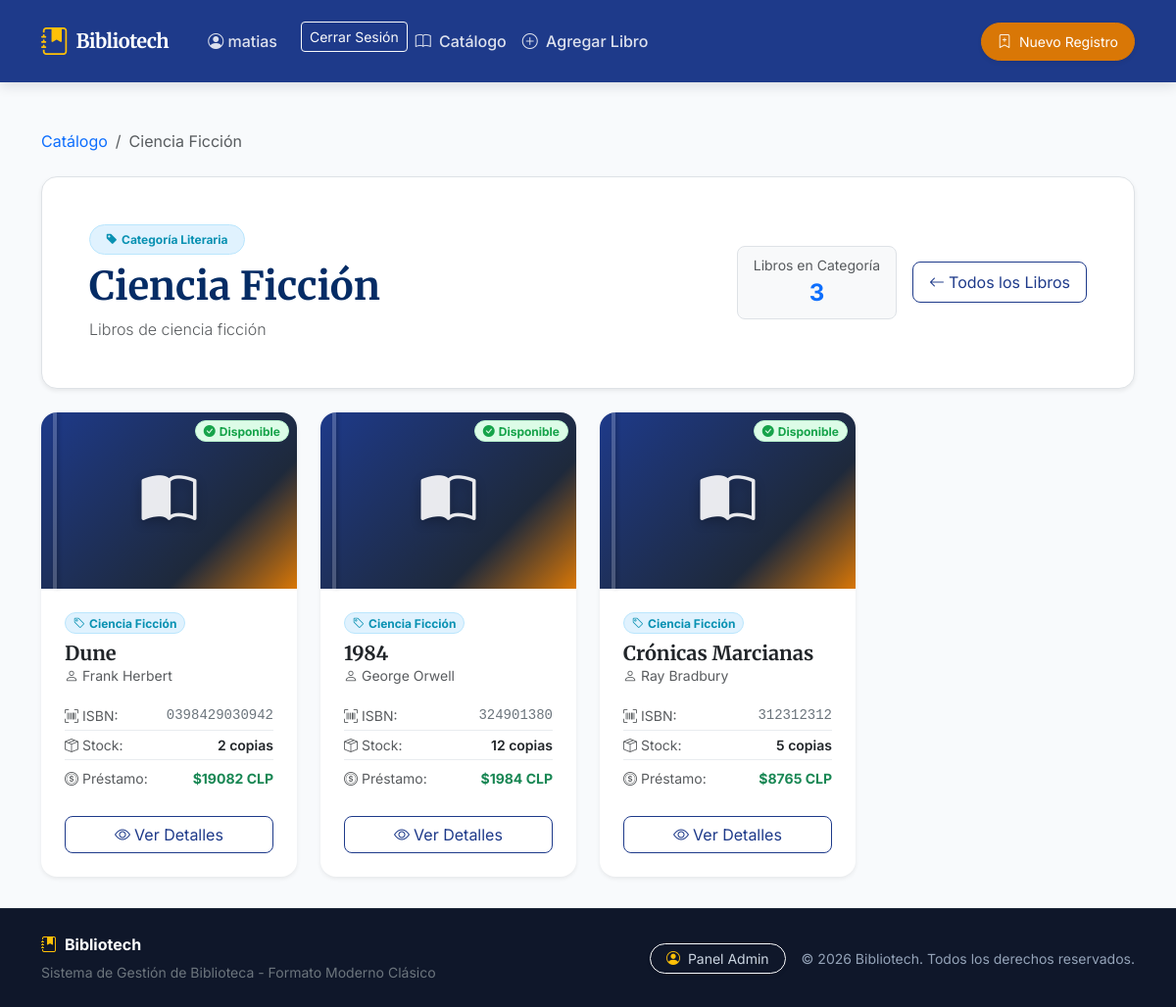
Page /categorias/2/ (signed in) on the committed database.
### biblioteca/models.py (models this page shows, shortened)
class Categoria(models.Model):
    nombre = models.CharField(max_length=30, verbose_name="Nombre")
    descripcion = models.TextField(blank=True, null=True)

class Libro(models.Model):
    isbn = models.CharField(max_length=20, unique=True, verbose_name="ISBN")
    titulo = models.CharField(max_length=150, verbose_name='Título del Libro')
    autor = models.CharField(max_length=100, verbose_name='Autor')
    precio_prestamo = models.IntegerField(verbose_name='Precio Préstamo ($ CLP)')
    stock_copias = models.IntegerField(verbose_name='Copias Disponibles')
    disponible = models.BooleanField(default=True, verbose_name='Disponible')
    fecha_publicacion = models.DateField(verbose_name='Fecha de Publicación', null=True)
    categoria = models.ForeignKey(Categoria, on_delete=models.CASCADE, null=True, blank=True, related_name='libros')

### biblioteca/views.py (the view)
# urls.py: path('categorias/<int:id>/', views.libros_por_categoria, name='libros_por_categoria'),
def libros_por_categoria(request, id=None, cat=None):
    cat_id = id if id is not None else cat
    categoria = get_object_or_404(Categoria, id=cat_id)
    libros = Libro.objects.filter(categoria=categoria).select_related('categoria')
    contexto = {
        'libros': libros,
        'categoria': categoria,
        'total_libros': libros.count()
    }
    return render(request, 'templates_con_ia/libros_por_categoria.html', contexto)

### biblioteca/templates/templates_con_ia/libros_por_categoria.html (shortened to what this page needs)
{% extends "templates_con_ia/base.html" %}
{% block content %}
<div class="container py-2">
    <nav aria-label="breadcrumb" class="mb-4">
        <ol class="breadcrumb">
            <li class="breadcrumb-item"><a href="{% url 'lista_libros' %}" class="text-decoration-none">Catálogo</a></li>
            <li class="breadcrumb-item active" aria-current="page">{{ categoria.nombre }}</li>
        </ol>
    </nav>
    <div class="bg-white border rounded-4 p-4 p-md-5 mb-4 shadow-sm">
        <div class="d-flex flex-column flex-md-row justify-content-between align-items-start align-items-md-center gap-3">
            <div>
                <span class="badge badge-category px-3 py-2 rounded-pill mb-2">
                    <i class="bi bi-tag-fill me-1"></i>Categoría Literaria
                </span>
                <h1 class="display-6 fw-bold text-primary-emphasis mb-2">{{ categoria.nombre }}</h1>
                {% if categoria.descripcion %}
                <p class="text-muted mb-0 lead fs-6">{{ categoria.descripcion }}</p>
                {% else %}
                <p class="text-muted mb-0">Mostrando libros pertenecientes al género o sección de {{ categoria.nombre }}.</p>
                {% endif %}
            </div>
            <div class="d-flex align-items-center gap-3">
                <div class="text-center bg-light border rounded-3 px-3 py-2">
                    <span class="d-block small text-muted">Libros en Categoría</span>
                    <strong class="fs-4 text-primary">{{ total_libros }}</strong>
                </div>
                <a href="{% url 'lista_libros' %}" class="btn btn-outline-primary rounded-3 px-3 py-2">
                    <i class="bi bi-arrow-left me-1"></i>Todos los Libros
                </a>
            </div>
        </div>
    </div>
    <div class="row row-cols-1 row-cols-md-2 row-cols-lg-3 row-cols-xl-4 g-4">
        {% for libro in libros %}
        <div class="col">
            <article class="card h-100 shadow-sm border-0 book-card">
                <div class="book-cover-header">
                    <i class="bi bi-book-half book-cover-icon"></i>
                    <span class="position-absolute top-0 end-0 m-2 badge {% if libro.disponible and libro.stock_copias > 0 %}badge-available{% else %}badge-unavailable{% endif %} px-2 py-1 rounded-pill">
                        {% if libro.disponible and libro.stock_copias > 0 %}
                            <i class="bi bi-check-circle-fill me-1"></i>Disponible
                        {% else %}
                            <i class="bi bi-x-circle-fill me-1"></i>Agotado
                        {% endif %}
                    </span>
                </div>
                <div class="card-body d-flex flex-column p-4">
                    <span class="badge badge-category align-self-start mb-2 px-2 py-1 rounded-pill">
                        <i class="bi bi-tag me-1"></i>{{ categoria.nombre }}
                    </span>
                    <h2 class="card-title h5 fw-bold mb-1 text-truncate" title="{{ libro.titulo }}">{{ libro.titulo }}</h2>
                    <p class="card-subtitle text-muted small mb-3">
                        <i class="bi bi-person me-1"></i>{{ libro.autor }}
                    </p>
                    <ul class="list-unstyled small mb-4 mt-auto">
                        <li class="d-flex justify-content-between py-1 border-bottom border-light-subtle">
                            <span class="text-muted"><i class="bi bi-upc-scan me-1"></i>ISBN:</span>
                            <span class="font-monospace text-secondary">{{ libro.isbn }}</span>
                        </li>
                        <li class="d-flex justify-content-between py-1 border-bottom border-light-subtle">
                            <span class="text-muted"><i class="bi bi-box-seam me-1"></i>Stock:</span>
                            <span class="fw-semibold">{{ libro.stock_copias }} copias</span>
                        </li>
                        <li class="d-flex justify-content-between py-1 pt-2">
                            <span class="text-muted"><i class="bi bi-coin me-1"></i>Préstamo:</span>
                            <span class="fw-bold text-success">${{ libro.precio_prestamo }} CLP</span>
                        </li>
                    </ul>
                    <a href="{% url 'detalle_libro' libro.id %}" class="btn btn-outline-primary w-100 rounded-3 mt-auto">
                        <i class="bi bi-eye me-1"></i>Ver Detalles
                    </a>
                </div>
            </article>
        </div>
        {% endfor %}
    </div>
</div>
{% endblock %}

### biblioteca/templates/templates_con_ia/base.html (shortened to what this page needs)
<!DOCTYPE html>
<html lang="es">
<head>
    <link href="https://cdn.jsdelivr.net/npm/bootstrap@5.3.3/dist/css/bootstrap.min.css" rel="stylesheet"
>
    <link rel="stylesheet" href="https://cdn.jsdelivr.net/npm/bootstrap-icons@1.11.3/font/bootstrap-icons.min.css">
</head>
<body>
    <header>
        <nav class="navbar navbar-expand-lg navbar-dark navbar-bibliotech py-3">
            <div class="container">
                <a class="navbar-brand d-flex align-items-center gap-2" href="{% url 'lista_libros' %}">
                    <i class="bi bi-journal-bookmark-fill text-warning fs-3"></i>
                    <span>Bibliotech</span>
                </a>
                <div class="collapse navbar-collapse" id="navbarBibliotech">
                    <ul class="navbar-nav me-auto mb-2 mb-lg-0 ms-lg-3">
                    {% if user.is_authenticated %}
                    <li class="nav-item dropdown">
                        <span class="nav-link text-light me-3"><i class="bi bi-person-circle"></i> {{ user.username }}</span>
                    </li>
                    <li class="nav-item">
                        <form action="{% url 'logout' %}" method="post" class="d-inline">
                            <button type="submit" class="btn btn-outline-light btn-sm">Cerrar Sesión</button>
                        </form>
                    </li>
                    {% else %}
                    <li class="nav-item">
                        <a class="btn btn-outline-light btn-sm" href="{% url 'login' %}">Iniciar Sesión</a>
                    </li>
                    {% endif %}
                        <li class="nav-item">
                            <a class="nav-link" href="{% url 'lista_libros' %}">
                                <i class="bi bi-book me-1"></i> Catálogo
                            </a>
                        </li>
                        {% if user.is_authenticated %}
                        <li class="nav-item">
                            <a class="nav-link" href="{% url 'agregar_libro' %}">
                                <i class="bi bi-plus-circle me-1"></i> Agregar Libro
                            </a>
                        </li>
                        {% endif %}
                    </ul>
                    {% if user.is_authenticated %}
                    <div class="d-flex align-items-center gap-2">
                        <a href="{% url 'agregar_libro' %}" class="btn btn-secondary-custom btn-sm px-3 py-2 rounded-pill shadow-sm">
                            <i class="bi bi-bookmark-plus me-1"></i> Nuevo Registro
                        </a>
                    </div>
                    {% endif %}
                </div>
            </div>
        </nav>
    </header>
    <main class="flex-grow-1 py-4">
        {% block content %}{% endblock %}
    </main>
    <footer class="footer-bibliotech py-4">
        <div class="container">
            <div class="row align-items-center g-3">
                <div class="col-md-6 text-center text-md-start">
                    <div class="d-flex align-items-center justify-content-center justify-content-md-start gap-2 mb-1">
                        <i class="bi bi-journal-bookmark-fill text-warning"></i>
                        <span class="text-white fw-bold">Bibliotech</span>
                    </div>
                    <small class="text-secondary">Sistema de Gestión de Biblioteca - Formato Moderno Clásico</small>
                </div>
                <div class="col-md-6 text-center text-md-end d-flex flex-column flex-md-row justify-content-md-end align-items-center gap-3">
                    <a href="{% url 'admin:index' %}" class="btn btn-outline-light btn-sm rounded-pill px-3 py-1 d-inline-flex align-items-center gap-2 shadow-sm" title="Panel de Administración Django">
                        <i class="bi bi-person-circle text-warning"></i>
                        <span>Panel Admin</span>
                    </a>
                    <small>&copy; 2026 Bibliotech. Todos los derechos reservados.</small>
                </div>
            </div>
        </div>
    </footer>
</body>
</html>

### biblioteca/templates/templates_con_ia/base.html (style rules this page uses)
:root { --bibliotech-primary: #1E3A8A; --bibliotech-primary-dark: #172554; --bibliotech-secondary: #D97706; --bibliotech-accent: #0891B2; --bibliotech-bg: #F8FAFC; --bibliotech-surface: #FFFFFF; --bibliotech-success: #16A34A; --bibliotech-danger: #DC2626; --font-serif: 'Merriweather', Georgia, serif; --font-sans: 'Inter', -apple-system, BlinkMacSystemFont, "Segoe UI", Roboto, sans-serif; }
body { font-family: var(--font-sans); background-color: var(--bibliotech-bg); color: #1E293B; min-height: 100vh; display: flex; flex-direction: column; }
h1, h2, h3, h4, h5, h6, .font-serif, .navbar-brand { font-family: var(--font-serif); }
.navbar-bibliotech { background-color: var(--bibliotech-primary); box-shadow: 0 4px 12px rgba(15, 23, 42, 0.12); }
.navbar-bibliotech .navbar-brand { font-weight: 700; letter-spacing: -0.5px; color: #FFFFFF !important; }
.navbar-bibliotech .nav-link { color: rgba(255, 255, 255, 0.85) !important; font-weight: 500; padding: 0.5rem 1rem; border-radius: 0.5rem; transition: all 0.2s ease; }
.btn-secondary-custom { background-color: var(--bibliotech-secondary); border-color: var(--bibliotech-secondary); color: #FFFFFF; }
.btn-outline-primary { color: var(--bibliotech-primary); border-color: var(--bibliotech-primary); }
.book-card { transition: transform 0.25s ease, box-shadow 0.25s ease; background-color: var(--bibliotech-surface); border-radius: 1rem; overflow: hidden; }
.book-cover-header { height: 180px; background: linear-gradient(135deg, #1E3A8A 0%, #1e293b 70%, #D97706 100%); display: flex; align-items: center; justify-content: center; position: relative; color: #FFFFFF; padding: 1.5rem; text-align: center; }
.book-cover-header::after { content: ""; position: absolute; left: 12px; top: 0; bottom: 0; width: 4px; background: rgba(255, 255, 255, 0.2); box-shadow: 2px 0 4px rgba(0, 0, 0, 0.2); }
.book-cover-icon { font-size: 3.5rem; opacity: 0.9; filter: drop-shadow(0 4px 6px rgba(0,0,0,0.3)); }
.badge-available { background-color: #DCFCE7; color: var(--bibliotech-success); border: 1px solid #BBF7D0; }
.badge-category { background-color: #E0F2FE; color: var(--bibliotech-accent); border: 1px solid #BAE6FD; }
.footer-bibliotech { margin-top: auto; background-color: #0F172A; color: #94A3B8; border-top: 1px solid #1E293B; }
.footer-bibliotech a { color: #CBD5E1; text-decoration: none; transition: color 0.2s; }

### rows in the picture
Categoria: nombre "Ciencia Ficción", descripcion "Libros de ciencia ficción"
Libro: disponible True (drawn), titulo "Dune", autor "Frank Herbert", isbn "0398429030942", stock_copias "2", precio_prestamo "19082"
Libro: disponible True (drawn), titulo "1984", autor "George Orwell", isbn "324901380", stock_copias "12", precio_prestamo "1984"
Libro: disponible True (drawn), titulo "Crónicas Marcianas", autor "Ray Bradbury", isbn "312312312", stock_copias "5", precio_prestamo "8765"

### other values in the picture
{{ user.username }} "matias"
{{ total_libros }} "3"
